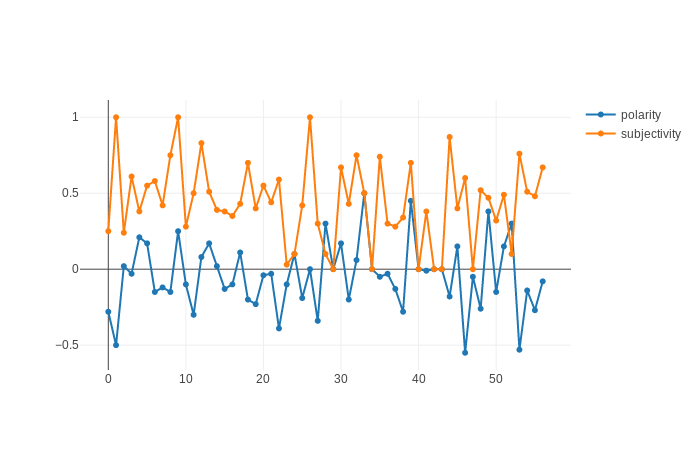

This figure's Python source:
import dash
import dash_core_components as dcc
import dash_html_components as html
from dash.dependencies import Output, Event
from textblob import TextBlob
from collections import deque
import plotly.graph_objs as go

neg_polarity = []
neg_subjectivity = []

with open('negative.txt','r') as n:
	negative_file = n.read().split('\n')
	for line in negative_file:
		neg_analysis = TextBlob(line)
		neg_polarity.append(neg_analysis.sentiment.polarity)
		neg_subjectivity.append(neg_analysis.sentiment.subjectivity)

polarity_round = [round(i,2) for i in neg_polarity]
subjectivity_round = [round(i,2) for i in neg_subjectivity]

X = [i for i in range(50)]
Y1 = []
Y2 = []

#X.append(1)
Y1.append(1)
Y2.append(1)

app = dash.Dash(__name__)

app.layout = html.Div([
		html.H3('Negative Polarity and Subjectivity'),
		dcc.Graph(id='polarity_subjectivity_live',animate=True),
		dcc.Interval(id='interval_component',interval=1000)
	])

@app.callback(
		Output('polarity_subjectivity_live','figure'),
		events=[Event('interval_component','interval')]
	)

def live_polarity_subjectivity():
	X.append(X[-1]+1)
	Y1 = polarity_round
	Y2 = subjectivity_round
	traces = []
	traces.append(go.Scatter(
			x=list(X),
			y=Y1,
			name='polarity',
			mode='lines+markers'
		)
	)
	traces.append(go.Scatter(
			x=list(X),
			y=Y2,
			name='subjectivity',
			mode='lines+markers'
		)
	)
	if len(X) >= 10:
		#X.pop(0)
		polarity_round.pop(0)
		subjectivity_round.pop(0)

	return {'data' : traces}

if __name__ == '__main__':
	app.run_server(debug=True)
